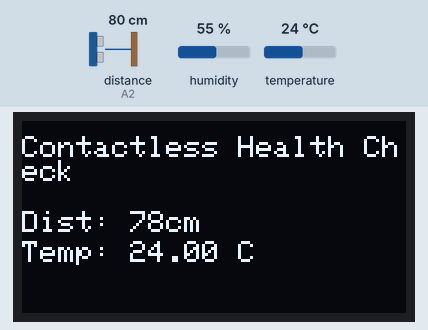
The sketch below on a simulated Arduino Uno, built with avr-gcc and run on an emulated ATmega328P. Shown: 128×64 one-colour display. Wiring (inferred from the names in the program): ultrasonic range finder: trigger A1; echo A2. The inputs (shaded band) are chosen by the test bench; at power-on: temperature 24 °C, distance to the obstacle (sensor on A2) 80 cm, humidity 55 %. The echo pulse lasts 58.3 µs per cm; what the sketch prints to the serial monitor is not drawn.

Above: at 3.2 s.
3.3 s: temperature set to 12 °C
At 5.0 s:
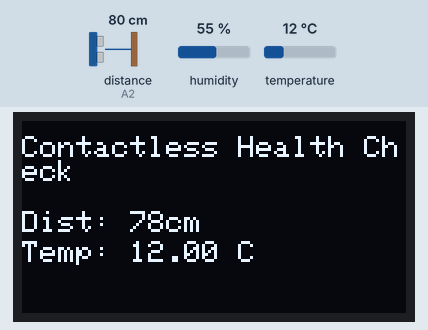
6.7 s: distance to the obstacle (sensor on A2) set to 2 cm
At 7.8 s:
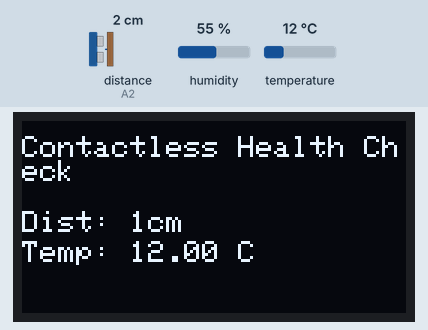
8.8 s: temperature set to 28 °C
At 11.3 s:
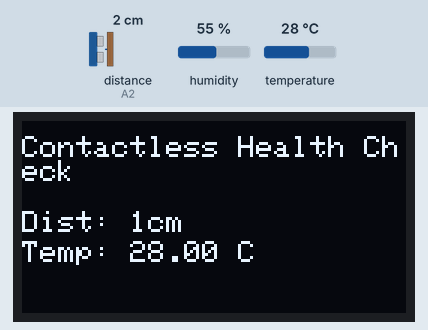
13.0 s: distance to the obstacle (sensor on A2) set to 4 cm
At 14.8 s:
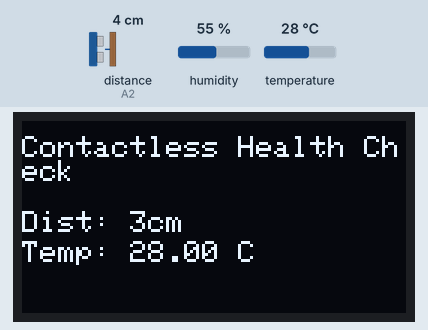
15.1 s: distance to the obstacle (sensor on A2) set to 9 cm
17.2 s: temperature set to 19 °C
At 19.1 s:
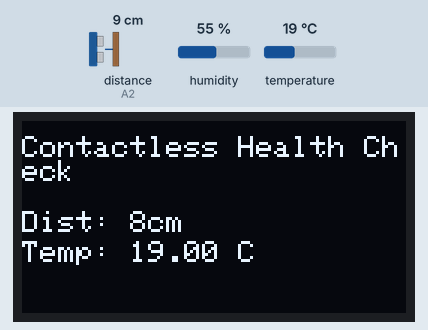
Timing chart, 0 to 20.6 s (numbered marks = the images above; inputs shaded):
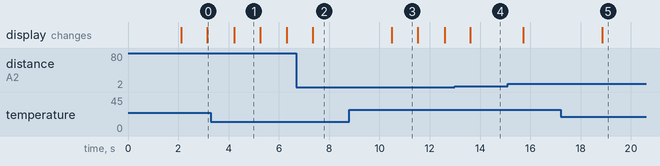

The sketch:

39_DistTempCheck.ino
```cpp
// Distance + Temperature Checker
// Components: Ultrasonic Sensor (HC-SR04), DHT11, OLED (I2C)

#include <Wire.h>
#include <Adafruit_GFX.h>
#include <Adafruit_SSD1306.h>
#include <DHT.h>

// OLED setup
#define SCREEN_WIDTH 128
#define SCREEN_HEIGHT 64
Adafruit_SSD1306 display(SCREEN_WIDTH, SCREEN_HEIGHT, &Wire, -1);

// Ultrasonic pins
#define TRIG_PIN A1
#define ECHO_PIN A2

// DHT11 setup
#define DHTPIN 8
#define DHTTYPE DHT11
DHT dht(DHTPIN, DHTTYPE);

long duration;
int distance;

void setup() {
  Serial.begin(9600);

  pinMode(TRIG_PIN, OUTPUT);
  pinMode(ECHO_PIN, INPUT);

  dht.begin();

  // Initialize OLED
  if (!display.begin(SSD1306_SWITCHCAPVCC, 0x3C)) {
    Serial.println(F("OLED not found!"));
    for (;;);
  }
  display.clearDisplay();
  display.setTextSize(1);
  display.setTextColor(WHITE);
  display.setCursor(0,0);
  display.println("Distance + Temp Checker");
  display.display();
  delay(2000);
}

void loop() {
  // Get distance
  digitalWrite(TRIG_PIN, LOW);
  delayMicroseconds(2);
  digitalWrite(TRIG_PIN, HIGH);
  delayMicroseconds(10);
  digitalWrite(TRIG_PIN, LOW);

  duration = pulseIn(ECHO_PIN, HIGH);
  distance = duration * 0.034 / 2; // cm

  // Get temperature from DHT11
  float temperature = dht.readTemperature();
  float humidity = dht.readHumidity();

  // Update OLED
  display.clearDisplay();
  display.setTextSize(1);
  display.setCursor(0,5);
  display.println("Contactless Health Check");

  display.setTextSize(1);
  display.setCursor(0,30);
  display.print("Dist: ");
  display.print(distance);
  display.println("cm");

  display.setCursor(0,40);
  display.print("Temp: ");
  display.print(temperature);
  display.print(" C");

  display.display();

  // Debug
  Serial.print("Distance: ");
  Serial.print(distance);
  Serial.print(" cm | Temp: ");
  Serial.print(temperature);
  Serial.println(" C");

  delay(1000);
}
```

Measured:
- after the input at 3.3 s, the display: changes after 0.92 s (image 1)
- after the input at 6.7 s, the display: changes after 0.65 s (image 2)
- after the input at 8.8 s, the display: changes after 1.7 s (image 3)
- after the input at 13.0 s, the display: changes after 0.62 s (image 4)
- after the input at 17.2 s, the display: changes after 1.7 s (image 5)
- what the display in image 3 shows lasts 1.0 s, from 10.5 s to 11.5 s
